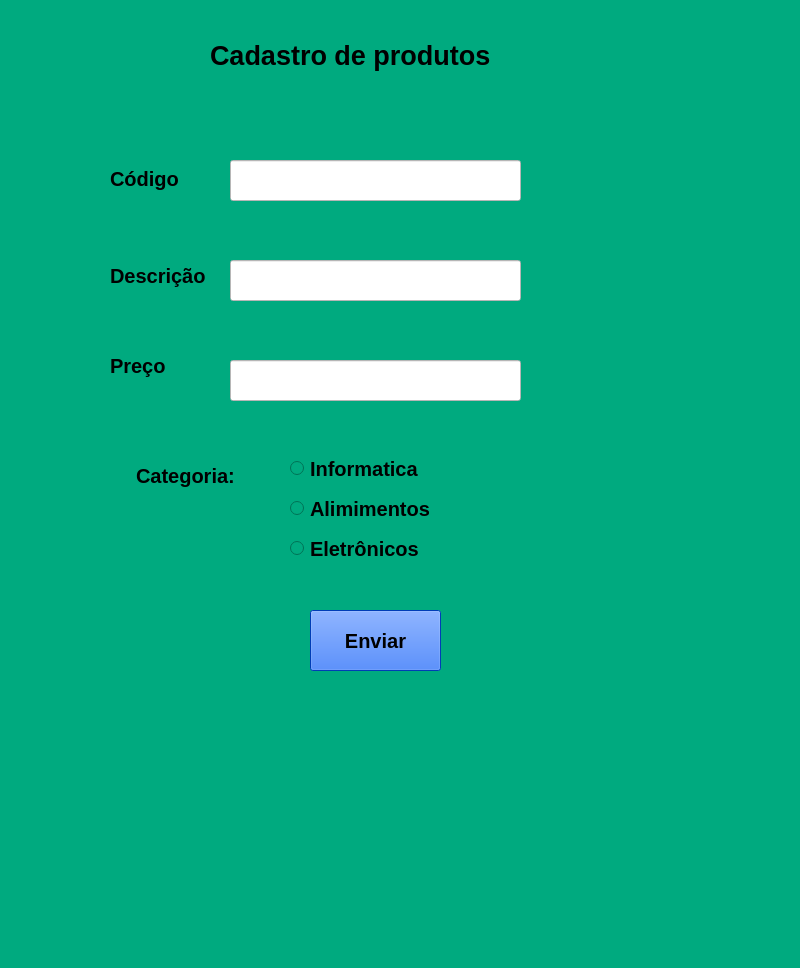
<?xml version="1.0" encoding="UTF-8"?>
<ui version="4.0">
 <class>MainWindow</class>
 <widget class="QMainWindow" name="MainWindow">
  <property name="geometry">
   <rect>
    <x>0</x>
    <y>0</y>
    <width>800</width>
    <height>968</height>
   </rect>
  </property>
  <property name="windowTitle">
   <string>MainWindow</string>
  </property>
  <property name="styleSheet">
   <string notr="true">background-color: rgb(0, 170, 127);</string>
  </property>
  <widget class="QWidget" name="centralwidget">
   <widget class="QLabel" name="label">
    <property name="geometry">
     <rect>
      <x>210</x>
      <y>40</y>
      <width>301</width>
      <height>31</height>
     </rect>
    </property>
    <property name="font">
     <font>
      <pointsize>20</pointsize>
      <weight>75</weight>
      <italic>false</italic>
      <bold>true</bold>
      <underline>false</underline>
     </font>
    </property>
    <property name="text">
     <string>Cadastro de produtos</string>
    </property>
   </widget>
   <widget class="QLabel" name="label_2">
    <property name="geometry">
     <rect>
      <x>110</x>
      <y>163</y>
      <width>111</width>
      <height>31</height>
     </rect>
    </property>
    <property name="font">
     <font>
      <pointsize>15</pointsize>
      <weight>75</weight>
      <bold>true</bold>
     </font>
    </property>
    <property name="text">
     <string>Código </string>
    </property>
   </widget>
   <widget class="QLabel" name="label_3">
    <property name="geometry">
     <rect>
      <x>110</x>
      <y>260</y>
      <width>101</width>
      <height>31</height>
     </rect>
    </property>
    <property name="font">
     <font>
      <pointsize>15</pointsize>
      <weight>75</weight>
      <bold>true</bold>
     </font>
    </property>
    <property name="text">
     <string>Descrição</string>
    </property>
   </widget>
   <widget class="QLabel" name="label_4">
    <property name="geometry">
     <rect>
      <x>110</x>
      <y>350</y>
      <width>101</width>
      <height>31</height>
     </rect>
    </property>
    <property name="font">
     <font>
      <pointsize>15</pointsize>
      <weight>75</weight>
      <bold>true</bold>
      <kerning>false</kerning>
     </font>
    </property>
    <property name="text">
     <string>Preço</string>
    </property>
   </widget>
   <widget class="QLineEdit" name="lineEdit">
    <property name="geometry">
     <rect>
      <x>230</x>
      <y>160</y>
      <width>291</width>
      <height>41</height>
     </rect>
    </property>
    <property name="styleSheet">
     <string notr="true">background-color: rgb(255, 255, 255);</string>
    </property>
   </widget>
   <widget class="QLineEdit" name="lineEdit_2">
    <property name="geometry">
     <rect>
      <x>230</x>
      <y>260</y>
      <width>291</width>
      <height>41</height>
     </rect>
    </property>
    <property name="styleSheet">
     <string notr="true">background-color: rgb(255, 255, 255);</string>
    </property>
   </widget>
   <widget class="QLineEdit" name="lineEdit_3">
    <property name="geometry">
     <rect>
      <x>230</x>
      <y>360</y>
      <width>291</width>
      <height>41</height>
     </rect>
    </property>
    <property name="styleSheet">
     <string notr="true">background-color: rgb(255, 255, 255);</string>
    </property>
   </widget>
   <widget class="QRadioButton" name="radioButton">
    <property name="geometry">
     <rect>
      <x>290</x>
      <y>460</y>
      <width>141</width>
      <height>17</height>
     </rect>
    </property>
    <property name="font">
     <font>
      <pointsize>15</pointsize>
      <weight>75</weight>
      <bold>true</bold>
      <kerning>false</kerning>
     </font>
    </property>
    <property name="text">
     <string>Informatica</string>
    </property>
   </widget>
   <widget class="QRadioButton" name="radioButton_2">
    <property name="geometry">
     <rect>
      <x>290</x>
      <y>500</y>
      <width>151</width>
      <height>17</height>
     </rect>
    </property>
    <property name="font">
     <font>
      <pointsize>15</pointsize>
      <weight>75</weight>
      <bold>true</bold>
      <kerning>false</kerning>
     </font>
    </property>
    <property name="text">
     <string>Alimimentos</string>
    </property>
   </widget>
   <widget class="QRadioButton" name="radioButton_3">
    <property name="geometry">
     <rect>
      <x>290</x>
      <y>540</y>
      <width>151</width>
      <height>17</height>
     </rect>
    </property>
    <property name="font">
     <font>
      <pointsize>15</pointsize>
      <weight>75</weight>
      <bold>true</bold>
      <kerning>false</kerning>
     </font>
    </property>
    <property name="text">
     <string>Eletrônicos</string>
    </property>
   </widget>
   <widget class="QLabel" name="label_5">
    <property name="geometry">
     <rect>
      <x>136</x>
      <y>460</y>
      <width>111</width>
      <height>31</height>
     </rect>
    </property>
    <property name="font">
     <font>
      <pointsize>15</pointsize>
      <weight>75</weight>
      <bold>true</bold>
      <kerning>false</kerning>
     </font>
    </property>
    <property name="text">
     <string>Categoria:</string>
    </property>
   </widget>
   <widget class="QPushButton" name="pushButton">
    <property name="geometry">
     <rect>
      <x>310</x>
      <y>610</y>
      <width>131</width>
      <height>61</height>
     </rect>
    </property>
    <property name="font">
     <font>
      <pointsize>15</pointsize>
      <weight>75</weight>
      <bold>true</bold>
     </font>
    </property>
    <property name="styleSheet">
     <string notr="true">background-color: rgb(0, 85, 255);</string>
    </property>
    <property name="text">
     <string>Enviar</string>
    </property>
   </widget>
  </widget>
  <widget class="QMenuBar" name="menubar">
   <property name="geometry">
    <rect>
     <x>0</x>
     <y>0</y>
     <width>800</width>
     <height>21</height>
    </rect>
   </property>
  </widget>
  <widget class="QStatusBar" name="statusbar"/>
 </widget>
 <resources/>
 <connections/>
</ui>
